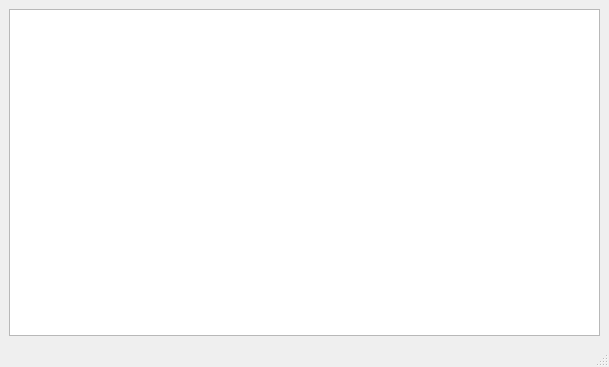
<?xml version="1.0" encoding="UTF-8"?>
<ui version="4.0">
 <class>xToolsPingAssistant</class>
 <widget class="QMainWindow" name="xToolsPingAssistant">
  <property name="geometry">
   <rect>
    <x>0</x>
    <y>0</y>
    <width>609</width>
    <height>367</height>
   </rect>
  </property>
  <property name="windowTitle">
   <string>MainWindow</string>
  </property>
  <widget class="QWidget" name="centralwidget">
   <layout class="QGridLayout" name="gridLayout">
    <item row="0" column="0">
     <widget class="QTableWidget" name="tableWidget"/>
    </item>
   </layout>
  </widget>
  <widget class="QStatusBar" name="statusbar"/>
 </widget>
 <resources/>
 <connections/>
</ui>
